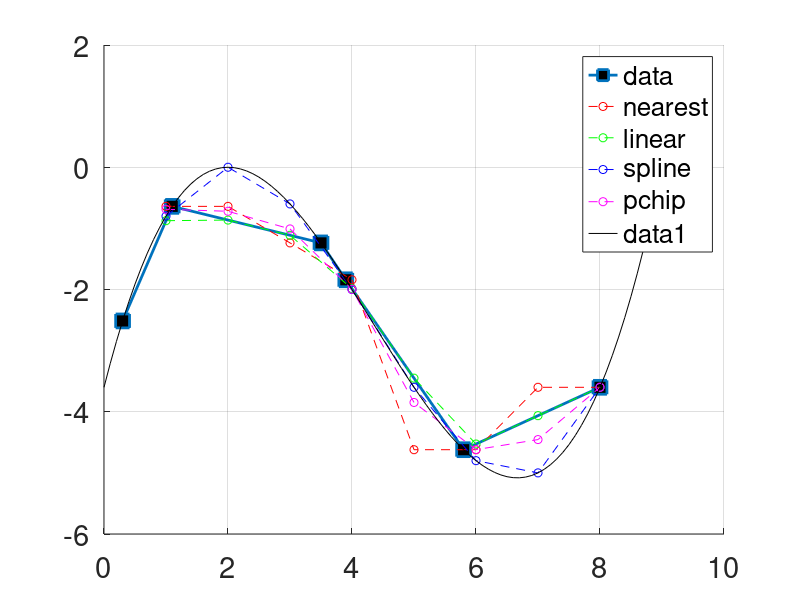
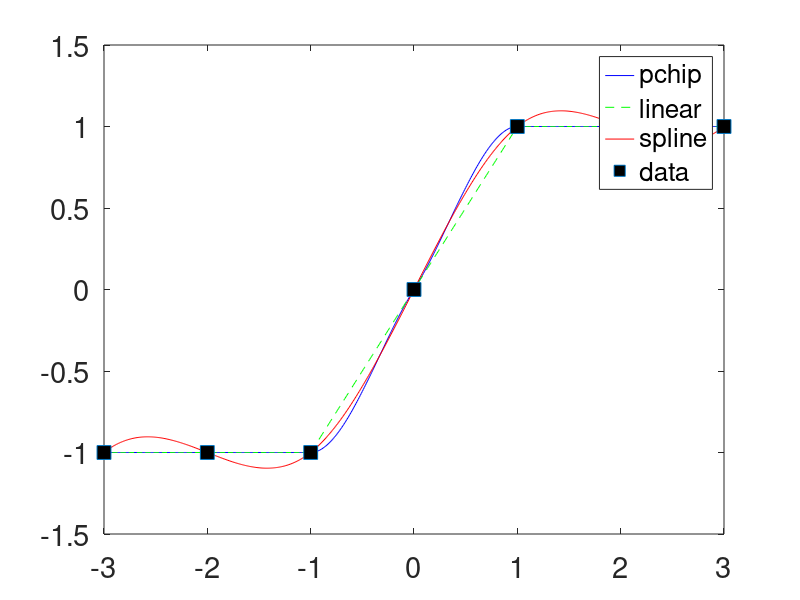
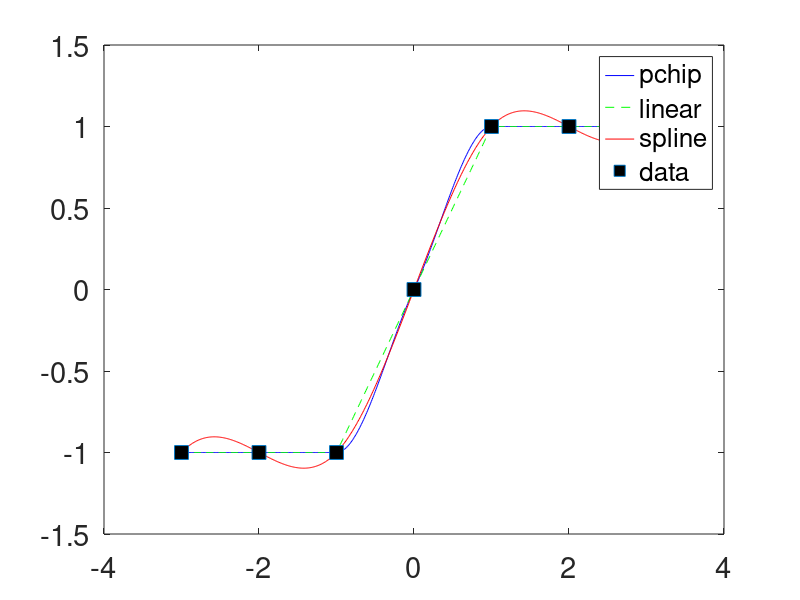

The MATLAB script that drew these images, in order:
%
% Code associated with interpolation worksheet
% Background for week 11 lab.
%

% preliminaries
clear all;
close all;

% set up my demo function
x=0:0.1:9;
a=0.1;
b=-0.7;
t=x-2;
y=a*t.^3+b*t.^2;

% my unevenly sampled function:  used to produce figure on worksheet
xsamp=[0.3,1.1,3.5,3.9,5.8,8.0];
ksamp=dsearchn(x',xsamp');
ysamp=y(ksamp);

%% interpolate using various interpolation options

dx=1;       % interpolation interval
x2=0:1:9;  % x-vector onto which I want to interpolate my values
y2a=interp1(xsamp,ysamp,x2,'nearest');  % use nearest neighbor interpolation
y2b=interp1(xsamp,ysamp,x2,'linear');   % use linear interpolation
y2c=interp1(xsamp,ysamp,x2,'spline');   % use spline interpolation
y2d=interp1(xsamp,ysamp,x2,'pchip');    % use piecewise cubic interpolation

% figure for in-class demo
figure(2); 
hold on; 
    set(gca,'FontSize',21);
    % plot original points
    plot(xsamp,ysamp,'s-','MarkerFaceColor','k','MarkerSize',10,'LineWidth',2)
    grid on; 
    xlim([0 10]); ylim([-6 2]);
    pause;
    % plot nearest neighbor interpolation
    plot(x2,y2a,'ro--');
    pause;
    % plot linear interpolation
    plot(x2,y2b,'go--'); 
    pause;
    % plot spline interpolation
    plot(x2,y2c,'bo--');
    pause;
    % plot piecewise cubic -(shape preserving)- interpolation
    plot(x2,y2d,'mo--');
    pause;
    legend('data','nearest','linear','spline','pchip','location','best');
    % plot my original function
    plot(x,y,'k-');
hold off;
pause;

%% Examples with overshoots in interpolated function

% spline - smoother results, i.e. is continuous; more accurate if data
% consists of values of a smooth functions

% shape-preserving piecewise cubic interpolation
% pchip, no overshoots and less oscillation if data are not smooth

x=-3:3;
y=[-1 -1 -1 0 1 1 1];
t=-3:0.01:3;            % interpolate onto finer sampling interval 
ps=interp1(x,y,t,'spline');
pc=interp1(x,y,t,'pchip');
pl=interp1(x,y,t,'linear');

% plot original data and interpolated values
figure(3);
    plot(t,pc,'b-',t,pl,'g--',t,ps,'r',x,y,'s','MarkerFaceColor','k','MarkerSize',10);
    legend('pchip','linear','spline','data','location','best');
    set(gca,'FontSize',21);
pause;

%% Example with overshoots in interpolated and extrapolated functions

% same example as previously, just now extrapolate beyond edges of x array
% so x (original) goes from -3 to 3 but t (interpolated/extrapolated) goes from from -4 to 4
x=-3:3;
y=[-1 -1 -1 0 1 1 1];
t=-4:0.01:4;        % interpolate onto finer sampling interval and extrapolate beyond [-3, +3]
ps=interp1(x,y,t,'spline');
pc=interp1(x,y,t,'pchip');
pl=interp1(x,y,t,'linear');

% plot original data and interpolated & extrapolated values
figure(4);
    plot(t,pc,'b-',t,pl,'g--',t,ps,'r',x,y,'s','MarkerFaceColor','k','MarkerSize',10);
    legend('pchip','linear','spline','data','location','best');
    set(gca,'FontSize',21);
% ================= end demo ===============